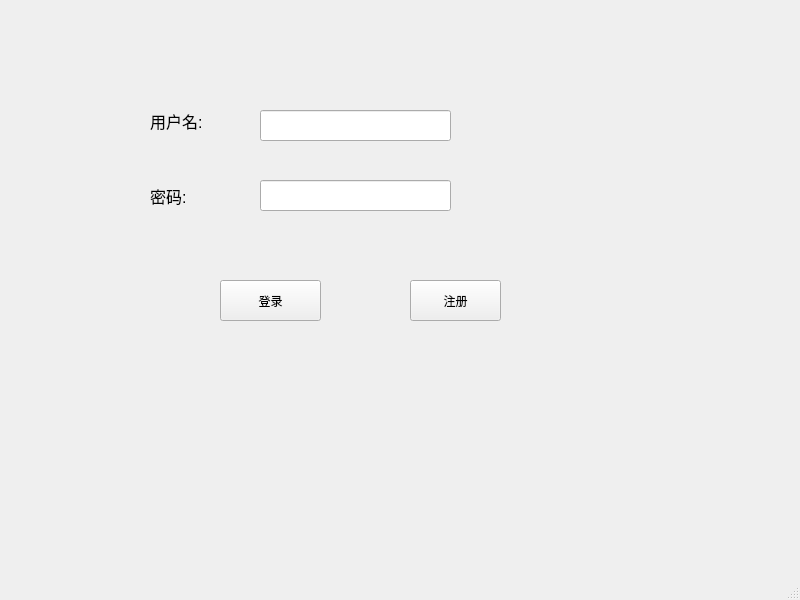
<?xml version="1.0" encoding="UTF-8"?>
<ui version="4.0">
 <class>Login</class>
 <widget class="QMainWindow" name="Login">
  <property name="geometry">
   <rect>
    <x>0</x>
    <y>0</y>
    <width>800</width>
    <height>600</height>
   </rect>
  </property>
  <property name="windowTitle">
   <string>MainWindow</string>
  </property>
  <widget class="QWidget" name="centralwidget">
   <widget class="QLineEdit" name="lineEdit">
    <property name="geometry">
     <rect>
      <x>260</x>
      <y>110</y>
      <width>191</width>
      <height>31</height>
     </rect>
    </property>
   </widget>
   <widget class="QLineEdit" name="lineEdit_2">
    <property name="geometry">
     <rect>
      <x>260</x>
      <y>180</y>
      <width>191</width>
      <height>31</height>
     </rect>
    </property>
   </widget>
   <widget class="QLabel" name="label_2">
    <property name="geometry">
     <rect>
      <x>150</x>
      <y>180</y>
      <width>81</width>
      <height>31</height>
     </rect>
    </property>
    <property name="font">
     <font>
      <pointsize>12</pointsize>
     </font>
    </property>
    <property name="text">
     <string>密码:</string>
    </property>
   </widget>
   <widget class="QPushButton" name="pushButton_2">
    <property name="geometry">
     <rect>
      <x>410</x>
      <y>280</y>
      <width>91</width>
      <height>41</height>
     </rect>
    </property>
    <property name="text">
     <string>注册</string>
    </property>
   </widget>
   <widget class="QPushButton" name="pushButton">
    <property name="geometry">
     <rect>
      <x>220</x>
      <y>280</y>
      <width>101</width>
      <height>41</height>
     </rect>
    </property>
    <property name="text">
     <string>登录</string>
    </property>
   </widget>
   <widget class="QLabel" name="label">
    <property name="geometry">
     <rect>
      <x>150</x>
      <y>110</y>
      <width>91</width>
      <height>21</height>
     </rect>
    </property>
    <property name="font">
     <font>
      <pointsize>12</pointsize>
     </font>
    </property>
    <property name="text">
     <string>用户名:</string>
    </property>
   </widget>
  </widget>
  <widget class="QMenuBar" name="menubar">
   <property name="geometry">
    <rect>
     <x>0</x>
     <y>0</y>
     <width>800</width>
     <height>26</height>
    </rect>
   </property>
  </widget>
  <widget class="QStatusBar" name="statusbar"/>
 </widget>
 <resources/>
 <connections/>
</ui>
